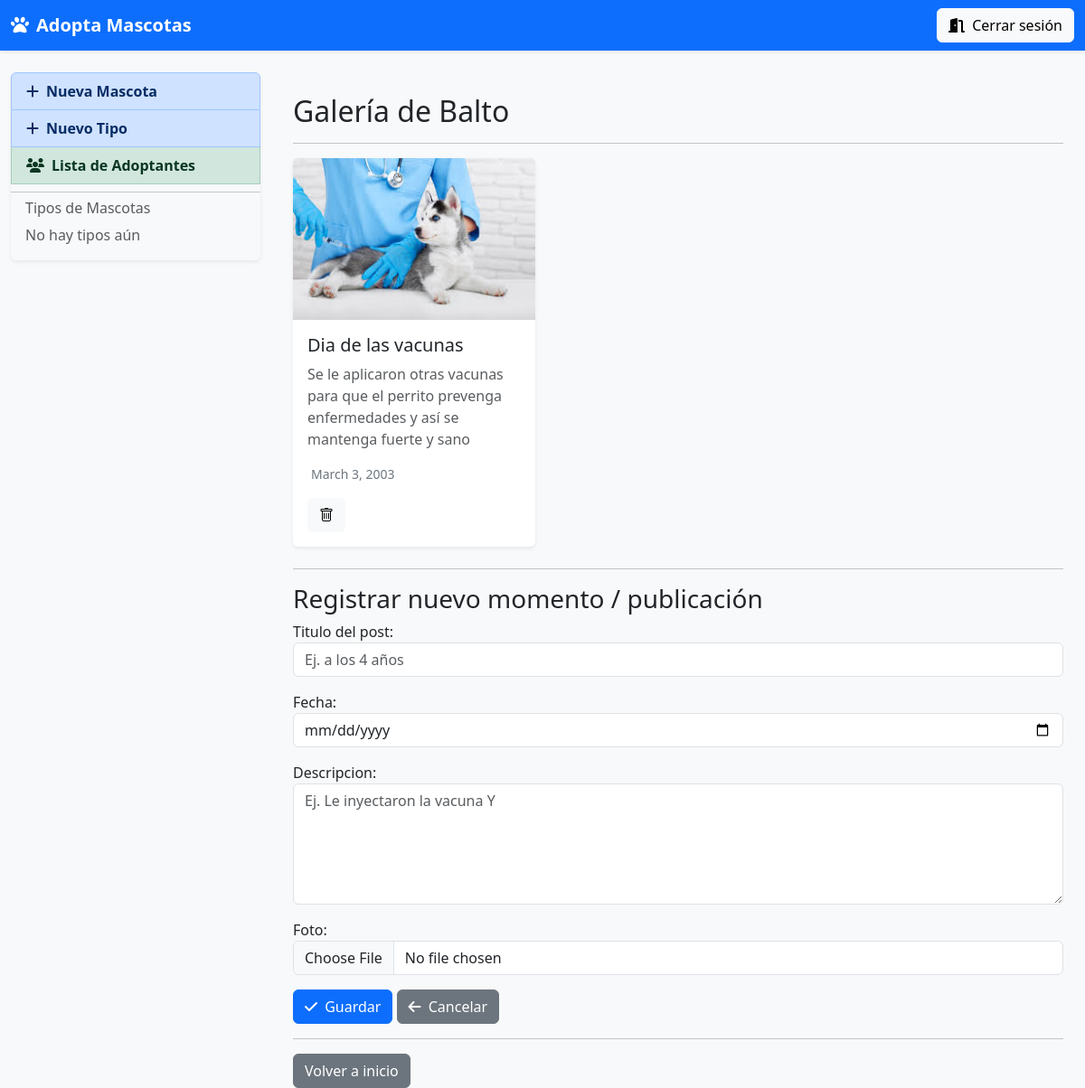
/mascota/2/posts_mascota (signed in), run on an earlier commit of the app's database.
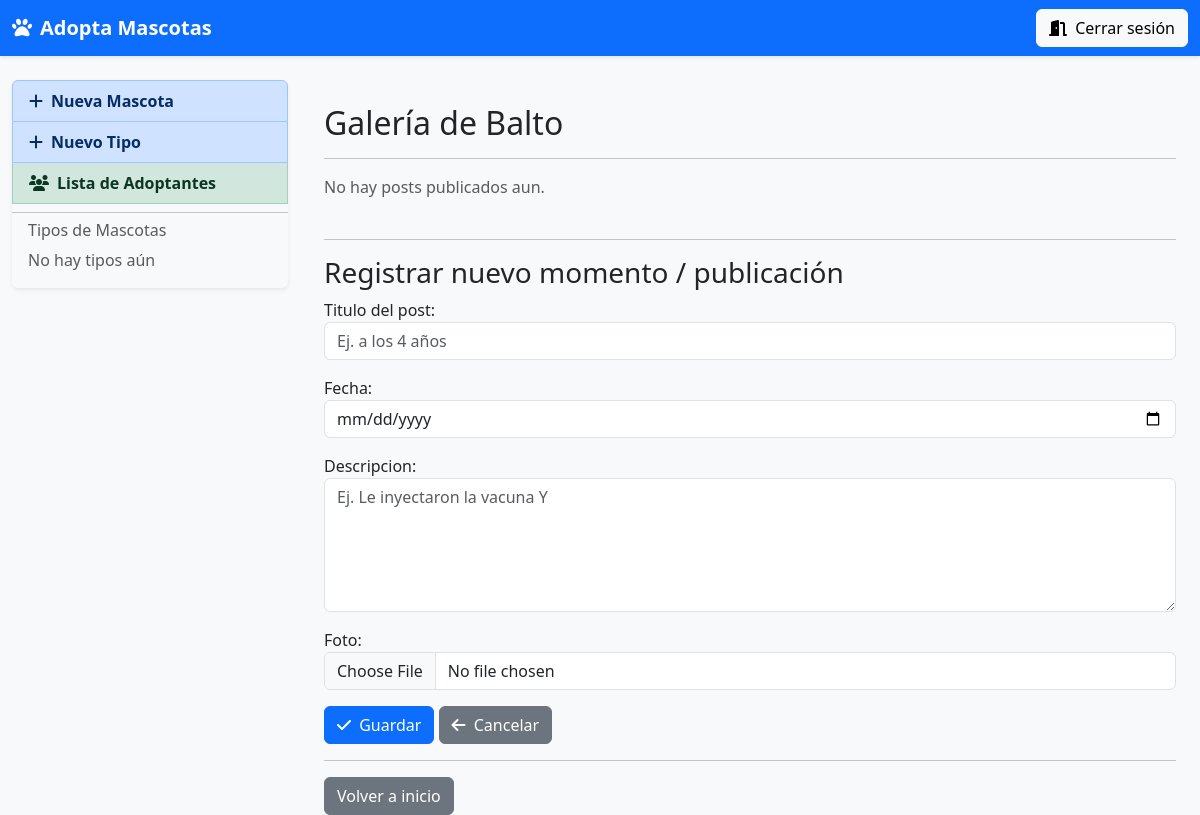
And on a later commit of the database.
### app1/models.py (models this page shows)
class PostMascota(models.Model):
    mascota = models.ForeignKey(Mascota, on_delete=models.CASCADE)
    titulo = models.CharField(max_length=64,null=True,blank=True)
    descripcion = models.TextField(max_length=256,null=True,blank=True)
    fecha = models.DateField(null = True, blank=True)
    foto = models.ImageField(upload_to='posts/')

### app1/views.py (the view)
# urls.py: path('mascota/<int:mascota_id>/posts_mascota',views.posts_mascota,name='posts_mascota'),
@login_required(login_url='/')
def posts_mascota(request, mascota_id):
    mascota = Mascota.objects.get(id=mascota_id)
    posts = PostMascota.objects.filter(mascota_id=mascota_id)
    if request.method == 'POST':
        form = PostMascotaForm(request.POST, request.FILES)
        if form.is_valid():
            post = form.save(commit=False)
            post.mascota = mascota
            post.save()
            return HttpResponseRedirect(reverse('app1:posts_mascota', args=[mascota_id]))
    else:
        form = PostMascotaForm()
    return render(request,'posts_mascota.html', {
        'mascota': mascota,
        'form': form,
        'posts': posts
    })

### app1/forms.py (shortened to what this page needs)
class PostMascotaForm(forms.ModelForm):
        class Meta:
            model = PostMascota
            fields = ['titulo','descripcion','fecha','foto']
            widgets = {
                'titulo': forms.TextInput( attrs = {
                    'class': 'form-control',
                    'placeholder': 'Ej. a los 4 años'
                }),
                'descripcion': forms.Textarea(attrs = {
                    'class': 'form-control',
                    'placeholder': 'Ej. Le inyectaron la vacuna Y',
                    'rows': 5
                }),
                'fecha': forms.DateInput(attrs={
                    'class': 'form-control',
                    'type': 'date'
                }),
                'foto': forms.FileInput(attrs = {
                    'class': 'form-control',
                    'type': 'file',
                    'id': 'formFile'
                })
            }
            labels={
                'titulo': 'Titulo del post',
                'descripcion':'Descripcion',
                'fecha':'Fecha',
                'foto':'Foto'
            }

### app1/templates/posts_mascota.html (shortened to what this page needs)
{% extends 'layout.html' %}
{% block content %}
<link rel="stylesheet" href="https://cdn.jsdelivr.net/npm/bootstrap@5.3.2/dist/css/bootstrap.min.css">
<link rel="stylesheet" href="https://cdn.jsdelivr.net/npm/bootstrap-icons@1.10.5/font/bootstrap-icons.css">
<div class="container mt-4">
    <h2>Galería de {{ mascota.nombre }}</h2>
    <hr>
    <div class="row">
     {% for post in posts %}
          <div class="col-md-6 col-lg-4">
               <div class="card shadow-sm h-100 border-0">
                    {% if mascota.foto %}
                         <img src="{{ post.foto.url }}" class="card-img-top" alt="{{ post.titulo }}">
                    {% else %}
                         <img src="https://via.placeholder.com/400x250?text=Mascota" class="card-img-top" alt="Sin foto">
                    {% endif %}
                    <div class="card-body">
                         <h5 class="card-title">{{ post.titulo }}</h5>
                         <p class="card-text text-muted">{{ post.descripcion|truncatewords:20 }}</p>
                         <p class="small text-secondary">{{ post.fecha }} </p>
                         <a type="button" href="{% url 'app1:eliminarPost' post.id %}" class="btn btn-light btn-icon">
                              <i class="bi bi-trash"></i>
                         </a>
                    </div>
               </div>
          </div>
          {% empty %}
          <p class="text-muted">No hay posts publicados aun.</p>
     {% endfor %}
    </div>
    <hr class="mt-4 mb-3">
    <h3>Registrar nuevo momento / publicación</h3>
     <form method="POST" action="{%  url 'app1:posts_mascota' mascota.id %}" enctype="multipart/form-data">
          <div class="mb-3">
               {{ form.titulo.label_tag }}
               {{ form.titulo }}
          </div>
          <div class="mb-3">
               {{ form.fecha.label_tag }}
               {{ form.fecha }}
          </div>
          <div class="mb-3">
               {{ form.descripcion.label_tag }}
               {{ form.descripcion }}
          </div>
          <div class="mb-3">
               {{ form.foto.label_tag }}
               {{ form.foto }}
          </div>
          <button type="submit" class="btn btn-primary">
               <i class="fa-solid fa-check me-1"></i> Guardar
          </button>
          <a href="{% url 'app1:home' %}" class="btn btn-secondary">
               <i class="fa-solid fa-arrow-left me-1"></i> Cancelar
          </a>
     </form>
     <hr>
    <a href="{% url 'app1:home' %}" class="btn btn-secondary">Volver a inicio</a>
</div>
{% endblock %}

What changed in the data, as far as the page shows it:
removed PostMascota: foto (picture), titulo "Dia de las vacunas", descripcion "Se le aplicaron otras vacunas para que el perrito prevenga enfermedades y así se mantenga fuerte y sano", fecha "March 3, 2003"
Also different on the page:
text now shown: "No hay posts publicados aun."
